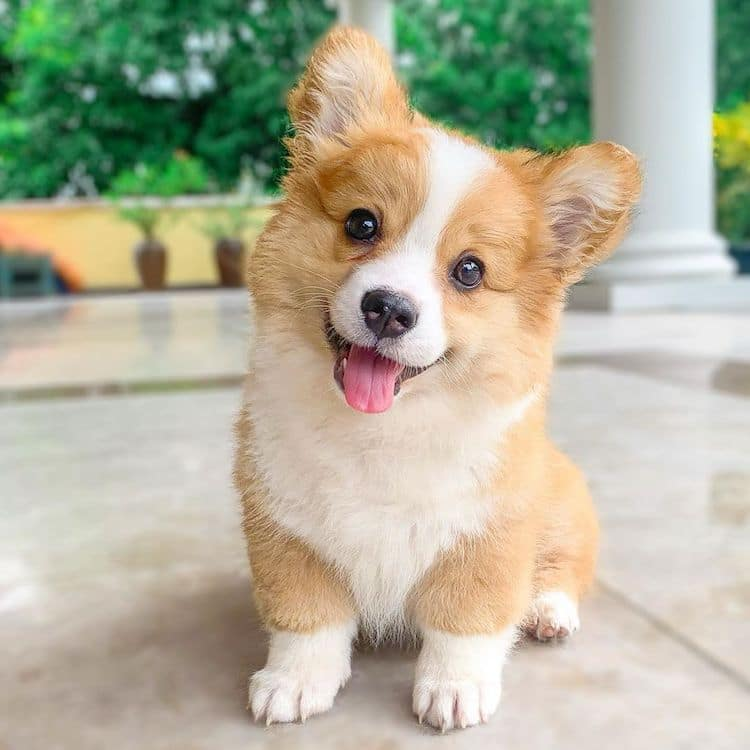
#> input picture imagetest/corgi.jpg, 750 x 750 px
$ python main.py
#> lines starting #> are read from the running program, lines starting #| are printed output that depends on the picture
from PIL import Image
import numpy as np
from random import randint

# Load the Image
img = Image.open("corgi.jpg")
#> img is the input picture: PIL image 750x750 RGB; mean R, G, B 177.4, 176.4, 154.5

def roll_pixel(p):
  return (p[1], p[2], p[0])

def mess_with_pixels(p):
  return ((p[0] + 10 ) % 256, p[1] + 20 % 256, p[2] + 30 % 256)

# this gets the pixel data
pixels = iter(img.getdata())
width, height = img.size
#> width = 750; height = 750
print(width, height)
#| 750 750

data = []
x = 0
for h in range(height - x):
  row = []
  for w in range(width + x):
    random = randint(0,3)
    if random == 1:
       pixel = next(pixels)
       row.append(pixel)
    elif random == 2:
       pixel = mess_with_pixels(next(pixels))
       row.append(pixel)
    else:
       p0 = randint(0, 255)
       p1 = 50
       p2 = randint(0, 255)
       pixel = (p0,p1,p2)
       row.append(pixel)
  data += [row]
#> after the loop, data = 750 items

def roll_picture(data):
  height, width = len(data), len(data[0])
  new_data = [[ (0,0,0) for j in range(height) ] for i in range(width)]
  for i in range(height):
    for j in range(width):
      new_data[j][i] = data[i][j]
  return new_data


def image_from_pixel_list(data):
  im = Image.fromarray(np.array(data, dtype=np.uint8))
  return im

# convert image
im = image_from_pixel_list(data)
#> in image_from_pixel_list, `im = Image.fromarray(np.array(data, dtype=np.uint8))`:
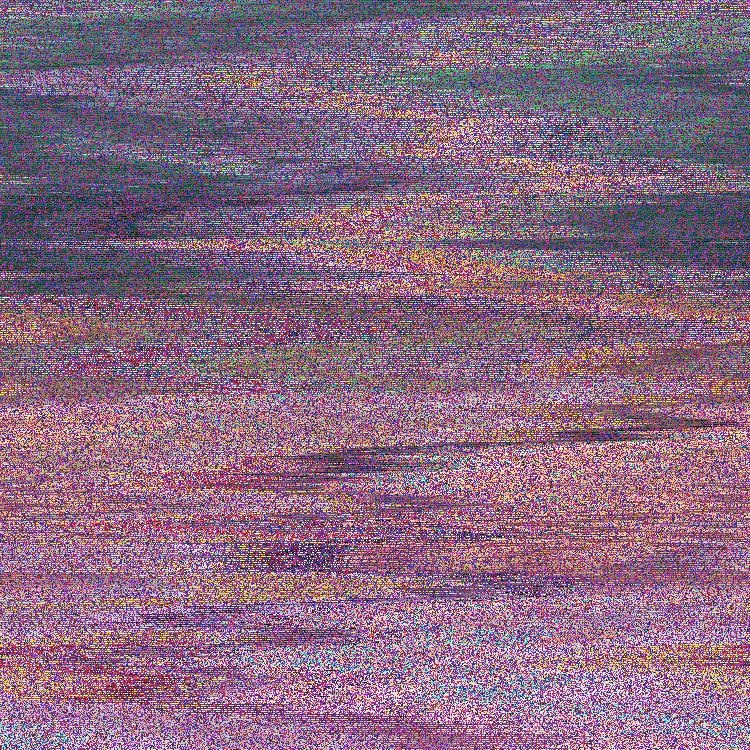
#> im: PIL image 750x750 RGB; mean R, G, B 137.1, 107.1, 129.7
im.save("test.jpg")

roll_im = image_from_pixel_list(roll_picture(data))
#> in roll_picture, `height, width = len(data), len(data[0])`: width = 750
#> after the loop in roll_picture, `for i in range(height):`: new_data = 750 items
#> in image_from_pixel_list (call 2), `im = Image.fromarray(np.array(data, dtype=np.uint8))`:
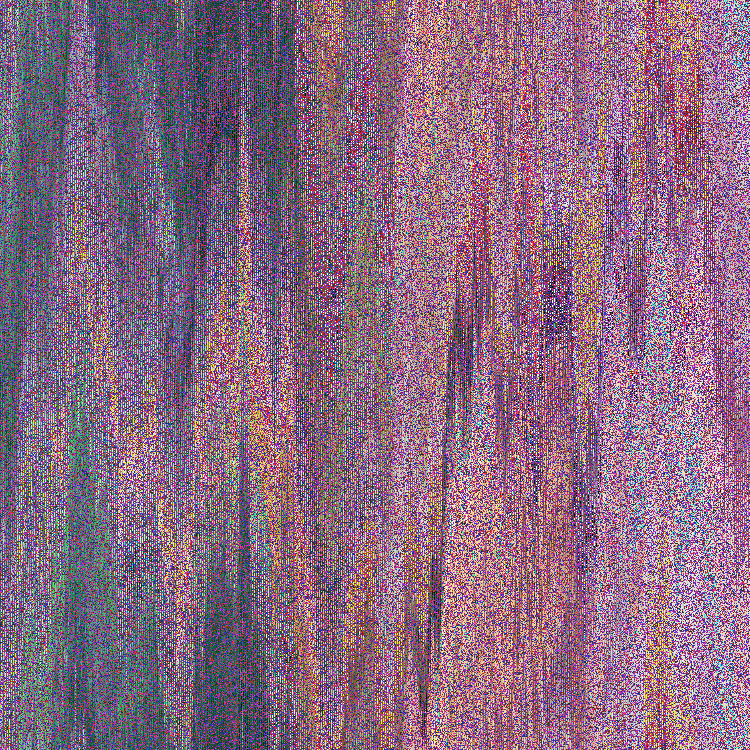
#> im: PIL image 750x750 RGB; mean R, G, B 137.1, 107.1, 129.7
roll_im.save("roll.jpg")
